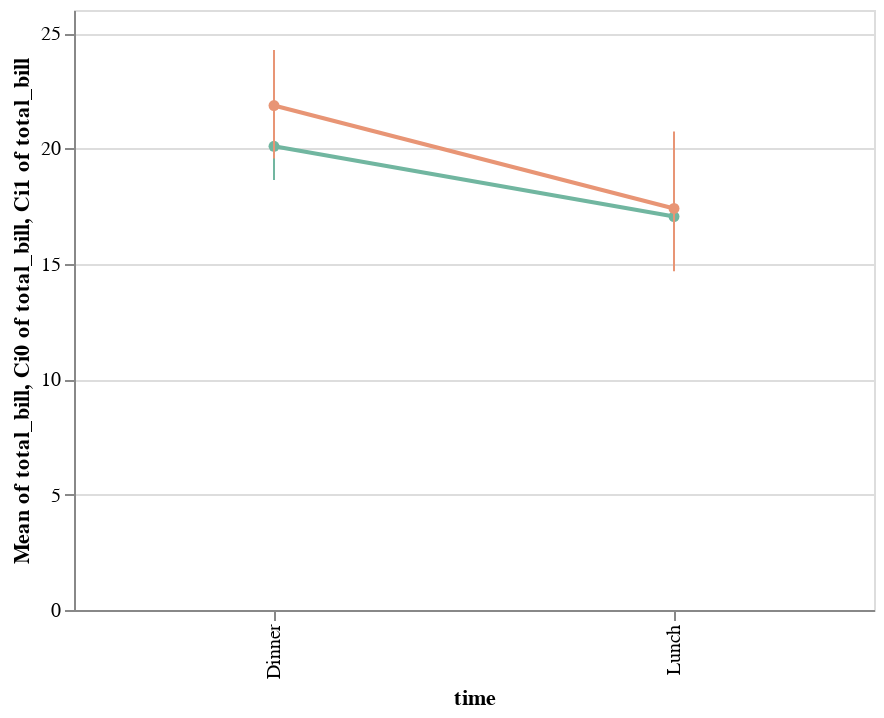

Notebook code for this chart:
### Code cell
display(salt.pointplot(x="time", y="total_bill", hue="smoker", data=tips, palette="Set2"))
ax = sns.pointplot(x="time", y="total_bill", hue="smoker", data=tips, palette="Set2")

### Figure 1 — Vega-Lite specification as saved in the notebook (floating-point values rounded to 4 significant figures; data arrays with more than 128 entries replaced by an {"elided": "..."} marker saying what was removed)
{"$schema": "https://vega.github.io/schema/vega-lite/v2.4.1.json", "config": {"range": {"category": ["rgba(113,182,160,1)", "rgba(232,149,117,1)", "rgba(148,163,195,1)", "rgba(219,149,192,1)", "rgba(162,199,100,1)", "rgba(229,200,72,1)", "rgba(218,194,158,1)", "rgba(179,179,179,1)"]}, "view": {"height": 300, "width": 400}}, "data": {"values": {"elided": "244 records"}}, "layer": [{"encoding": {"color": {"field": "smoker", "type": "nominal"}, "x": {"field": "time", "type": "nominal"}, "y": {"aggregate": "mean", "field": "total_bill", "type": "quantitative"}}, "mark": "circle"}, {"encoding": {"color": {"field": "smoker", "type": "nominal"}, "x": {"field": "time", "type": "nominal"}, "y": {"aggregate": "mean", "field": "total_bill", "type": "quantitative"}}, "mark": "line"}, {"encoding": {"color": {"field": "smoker", "legend": null, "type": "nominal"}, "x": {"field": "time", "type": "nominal"}, "y": {"aggregate": "ci0", "field": "total_bill", "type": "quantitative"}, "y2": {"aggregate": "ci1", "field": "total_bill", "type": "quantitative"}}, "mark": "rule"}]}
